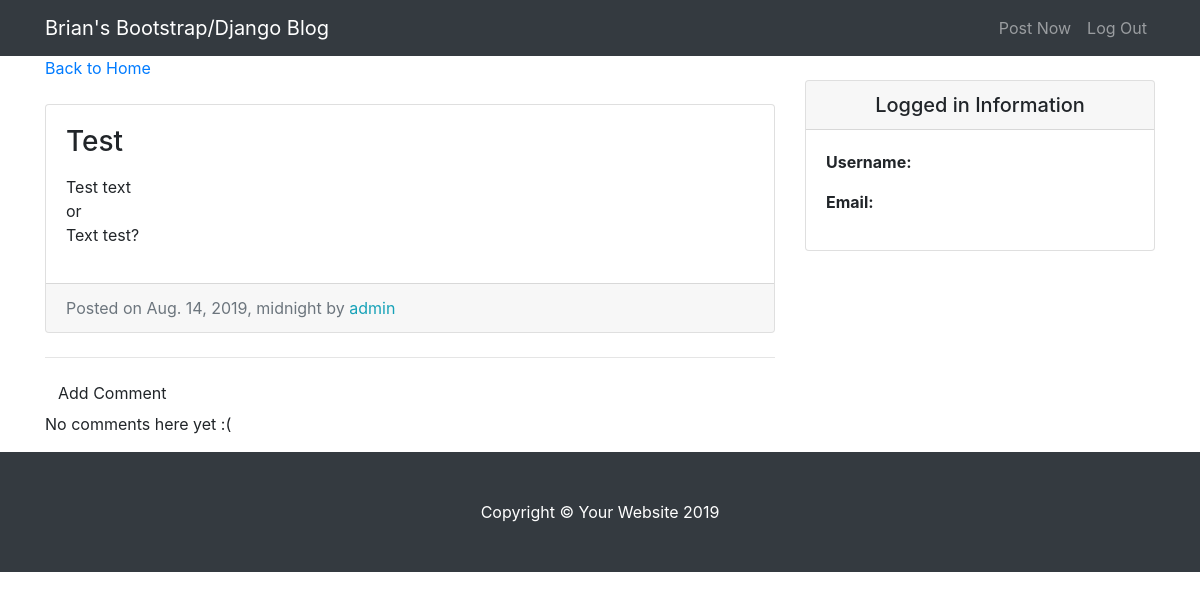
Before: /entry/7/ with the older database file.
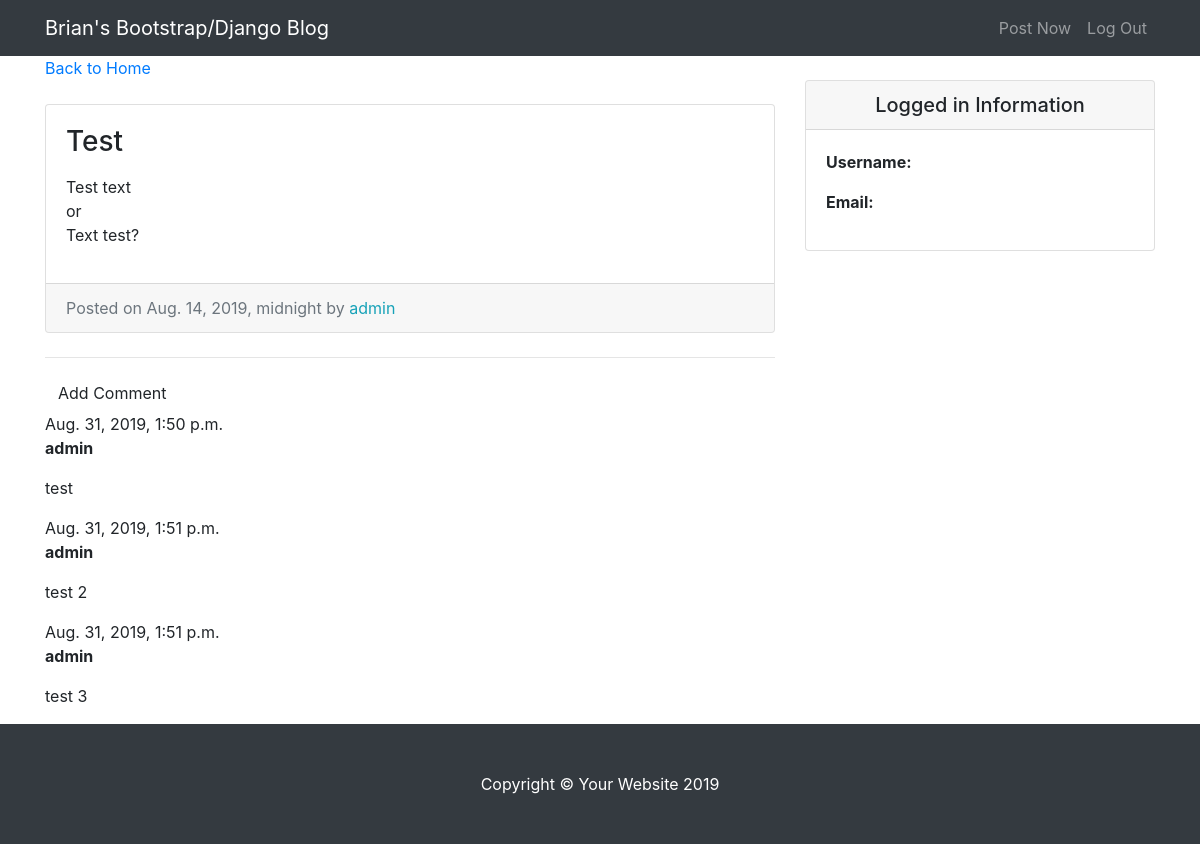
After: the same page with the newer database file.
### entries/models.py (models this page shows, shortened)
class Comment(models.Model):
    entry = models.ForeignKey('entries.Entry', on_delete=models.CASCADE, related_name='comments')
    comment_author = models.ForeignKey(User, on_delete=models.CASCADE)
    comment_text = models.TextField()
    comment_date = models.DateTimeField(auto_now_add=True)

### entries/views.py (the view)
# urls.py: path('entry/<int:pk>/', EntryView.as_view(), name = 'entry-detail'),
class EntryView(DetailView):
	model = Entry
	template_name = 'entries/entry_detail.html'

### entries/templates/entries/entry_detail.html
{% extends "entries/base.html" %}
{% block content %}
      <div class="col-md-8">
        <a href="{% url 'blog-home' %}">Back to Home</a>
        <div class="card mb-4 mt-4">
          <div class="card-body">
            <h3 class="card-title">{{ object.entry_title }}</h3>
            <p class="card-text">{{ object.entry_text|linebreaks }}</p>
          </div>
          <div class="card-footer text-muted">
            Posted on {{ object.entry_date }} by
            <span class= "text-info mr-2">{{ object.entry_author }}</span>
          </div>
        </div>
        <hr>
        <a class="btn btn-default" href="{% url 'create_comment' pk=entry.pk %}">Add Comment</a>
        {% for comment in entry.comments.all %}
          <div class="comment">
            <div class="date">{{ comment.comment_date }}</div>
            <strong>{{ comment.comment_author }}</strong>
            <p>{{ comment.comment_text|linebreaks }}</p>
          </div>
        {% empty %}
          <p>No comments here yet :(</p>
        {% endfor %}
      </div>
{% endblock %}

Changed rows visible on the page:
added Comment: comment_date "Aug. 31, 2019, 1:50 p.m.", comment_author "admin", comment_text "test"
added Comment: comment_date "Aug. 31, 2019, 1:51 p.m.", comment_author "admin", comment_text "test 2"
added Comment: comment_date "Aug. 31, 2019, 1:51 p.m.", comment_author "admin", comment_text "test 3"
Other visible differences:
text no longer shown: "No comments here yet :("
